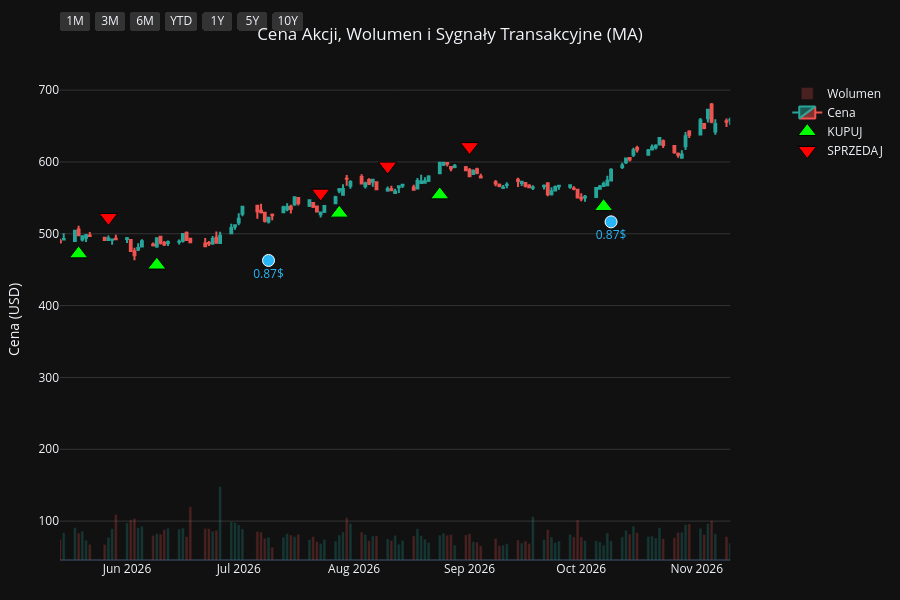
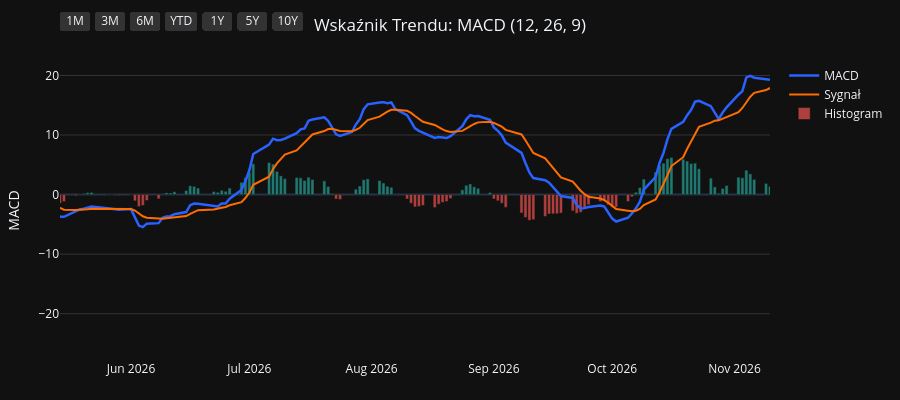
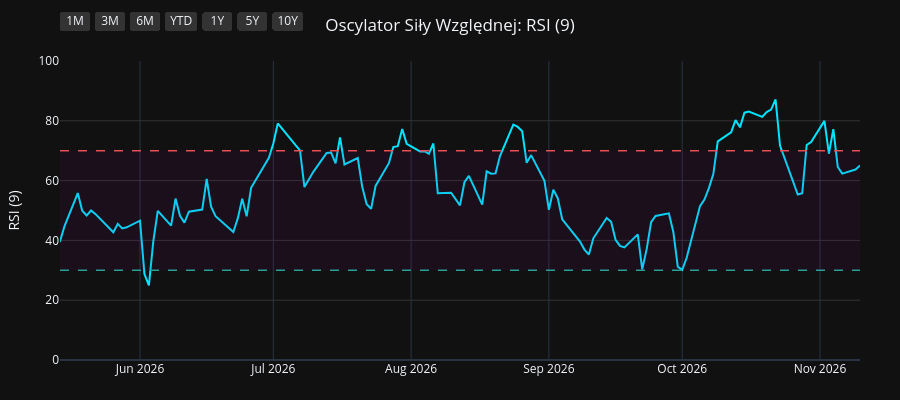
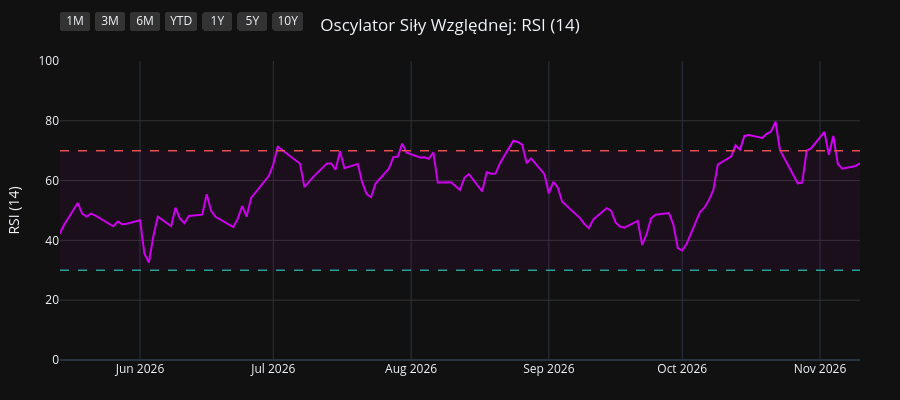

These figures' notebook cell, in order:
### Code cell
import os
import yfinance as yf
import pandas as pd
import pandas_ta as ta
import plotly.graph_objects as go
from plotly.subplots import make_subplots

# 1. Pobranie i przygotowanie danych
symbol = os.environ.get("STOCK_TICKER", "").strip().upper()
if not symbol:
    raise RuntimeError("Set STOCK_TICKER before running price_extractor.ipynb")
df = yf.Ticker(symbol).history(period="10y")
df.index = df.index.tz_localize(None)

# Wskaźniki i sygnały
df.ta.macd(fast=12, slow=26, signal=9, append=True)
df.ta.rsi(length=9, append=True)
df.ta.rsi(length=14, append=True)
df.ta.rsi(length=21, append=True)
df.dropna(inplace=True)

macd = df['MACD_12_26_9']
signal = df['MACDs_12_26_9']
wczorajszy_macd = macd.shift(1)
wczorajszy_signal = signal.shift(1)

df['Decyzja'] = 'BRAK'
df.loc[(macd > signal) & (wczorajszy_macd <= wczorajszy_signal), 'Decyzja'] = 'KUPUJ'
df.loc[(macd < signal) & (wczorajszy_macd >= wczorajszy_signal), 'Decyzja'] = 'SPRZEDAJ'

df_kupuj = df[df['Decyzja'] == 'KUPUJ']
df_sprzedaj = df[df['Decyzja'] == 'SPRZEDAJ']
df_dywidendy = df[df['Dividends'] > 0]
df_splity = df[df['Stock Splits'] > 0]

# Wspólna konfiguracja osi X
konfiguracja_osi_x = dict(
    type="date",
    showspikes=True, spikemode="across", spikesnap="cursor", spikedash="dot", spikecolor="#ffffff", spikethickness=1, hoverformat="%Y-%m-%d",
    rangeselector=dict(
        buttons=list([
            dict(count=1, label="1M", step="month", stepmode="backward"),
            dict(count=3, label="3M", step="month", stepmode="backward"),
            dict(count=6, label="6M", step="month", stepmode="backward"),
            dict(count=1, label="YTD", step="year", stepmode="todate"),
            dict(count=1, label="1Y", step="year", stepmode="backward"),
            dict(count=5, label="5Y", step="year", stepmode="backward"),
            dict(step="all", label="10Y")
        ]),
        bgcolor="#333333", activecolor="#2962ff", x=0, y=1.1
    )
)

# ==========================================
# WYKRES 1: CENA + WOLUMEN + SYGNAŁY
# ==========================================
fig1 = make_subplots(specs=[[{"secondary_y": True}]])

kolory_wolumenu = ['#26a69a' if row['Close'] >= row['Open'] else '#ef5350' for index, row in df.iterrows()]
fig1.add_trace(go.Bar(x=df.index, y=df['Volume'], marker_color=kolory_wolumenu, opacity=0.25, name='Wolumen'), secondary_y=True)
fig1.add_trace(go.Candlestick(x=df.index, open=df['Open'], high=df['High'], low=df['Low'], close=df['Close'], name='Cena', increasing_line_color='#26a69a', decreasing_line_color='#ef5350'), secondary_y=False)
fig1.add_trace(go.Scatter(x=df_kupuj.index, y=df_kupuj['Low'] * 0.95, customdata=df_kupuj[['Low', 'High']], mode='markers', marker=dict(symbol='triangle-up', size=16, color='#00ff00', line=dict(width=1, color='black')), name='KUPUJ', hovertemplate='KUPUJ<br>Najniższa: %{customdata[0]:.2f}<br>Najwyższa: %{customdata[1]:.2f}<extra></extra>'), secondary_y=False)
fig1.add_trace(go.Scatter(x=df_sprzedaj.index, y=df_sprzedaj['High'] * 1.05, customdata=df_sprzedaj[['Low', 'High']], mode='markers', marker=dict(symbol='triangle-down', size=16, color='#ff0000', line=dict(width=1, color='black')), name='SPRZEDAJ', hovertemplate='SPRZEDAJ<br>Najniższa: %{customdata[0]:.2f}<br>Najwyższa: %{customdata[1]:.2f}<extra></extra>'), secondary_y=False)

if not df_dywidendy.empty:
    fig1.add_trace(go.Scatter(x=df_dywidendy.index, y=df_dywidendy['Low'] * 0.90, mode='markers+text', marker=dict(symbol='circle', size=12, color='#29b6f6', line=dict(width=1, color='white')), text=df_dywidendy['Dividends'].apply(lambda x: f"{x}$"), textposition="bottom center", name='Dywidenda', showlegend=False, hovertemplate='Dywidenda: %{text}<extra></extra>', textfont=dict(color="#29b6f6")), secondary_y=False)
if not df_splity.empty:
                    fig1.add_trace(go.Scatter(x=df_splity.index, y=df_splity['High'], mode='markers+text', marker=dict(symbol='star', size=16, color='#ffee58', line=dict(width=1, color='black')), text=df_splity['Stock Splits'].apply(lambda x: f"{x:g}:1" if x >= 1 else f"1:{1 / x:g}"), textposition="top center", name='Split', hovertemplate='%{text}<extra></extra>', textfont=dict(color="#ffee58")), secondary_y=False)

fig1.update_layout(title=dict(text=f"Cena Akcji, Wolumen i Sygnały Transakcyjne ({symbol})", x=0.5, xanchor='center'), dragmode='pan', xaxis_rangeslider_visible=False, template='plotly_dark', height=600, hovermode='x unified', margin=dict(l=60, r=40, t=60, b=40))
fig1.update_xaxes(**konfiguracja_osi_x)
fig1.update_xaxes(range=[df.index.max() - pd.Timedelta(days=180), df.index.max()])
fig1.update_yaxes(title_text="Cena (USD)", secondary_y=False, gridcolor='#333333')
fig1.update_yaxes(range=[0, df['Volume'].max() * 4], showgrid=False, showticklabels=False, secondary_y=True)
fig1.show(config={'scrollZoom': True})

# ==========================================
# WYKRES 2: WSKAŹNIK MACD
# ==========================================
fig2 = go.Figure()
fig2.add_trace(go.Scatter(x=df.index, y=df['MACD_12_26_9'], line=dict(color='#2962ff', width=2.5), name='MACD'))
fig2.add_trace(go.Scatter(x=df.index, y=df['MACDs_12_26_9'], line=dict(color='#ff6d00', width=2), name='Sygnał'))
kolory_macd = ['#26a69a' if val >= 0 else '#ef5350' for val in df['MACDh_12_26_9']]
fig2.add_trace(go.Bar(x=df.index, y=df['MACDh_12_26_9'], marker_color=kolory_macd, name='Histogram', opacity=0.7))
fig2.update_layout(title=dict(text="Wskaźnik Trendu: MACD (12, 26, 9)", x=0.5, xanchor='center'), dragmode='pan', xaxis_rangeslider_visible=False, template='plotly_dark', height=400, hovermode='x unified', margin=dict(l=60, r=40, t=60, b=40))
fig2.update_xaxes(**konfiguracja_osi_x)
fig2.update_xaxes(range=[df.index.max() - pd.Timedelta(days=180), df.index.max()])
fig2.update_yaxes(title_text="MACD", gridcolor='#333333')
fig2.show(config={'scrollZoom': True})

# ==========================================
# WYKRES 3: OSCYLATOR RSI (9)
# ==========================================
fig3 = go.Figure()
fig3.add_trace(go.Scatter(x=df.index, y=df['RSI_9'], line=dict(color='#00e5ff', width=2), name='RSI (9)'))
fig3.add_hline(y=70, line_dash="dash", line_color="#ef5350", line_width=1.5)
fig3.add_hline(y=30, line_dash="dash", line_color="#26a69a", line_width=1.5)
fig3.add_hrect(y0=30, y1=70, line_width=0, fillcolor="purple", opacity=0.1)
fig3.update_layout(title=dict(text="Oscylator Siły Względnej: RSI (9)", x=0.5, xanchor='center'), dragmode='pan', xaxis_rangeslider_visible=False, template='plotly_dark', height=400, hovermode='x unified', margin=dict(l=60, r=40, t=60, b=40))
fig3.update_xaxes(**konfiguracja_osi_x)
fig3.update_xaxes(range=[df.index.max() - pd.Timedelta(days=180), df.index.max()])
fig3.update_yaxes(title_text="RSI (9)", range=[0, 100], gridcolor='#333333')
fig3.show(config={'scrollZoom': True})

# ==========================================
# WYKRES 4: OSCYLATOR RSI (14)
# ==========================================
fig4 = go.Figure()
fig4.add_trace(go.Scatter(x=df.index, y=df['RSI_14'], line=dict(color='#d500f9', width=2), name='RSI (14)'))
fig4.add_hline(y=70, line_dash="dash", line_color="#ef5350", line_width=1.5)
fig4.add_hline(y=30, line_dash="dash", line_color="#26a69a", line_width=1.5)
fig4.add_hrect(y0=30, y1=70, line_width=0, fillcolor="purple", opacity=0.1)
fig4.update_layout(title=dict(text="Oscylator Siły Względnej: RSI (14)", x=0.5, xanchor='center'), dragmode='pan', xaxis_rangeslider_visible=False, template='plotly_dark', height=400, hovermode='x unified', margin=dict(l=60, r=40, t=60, b=40))
fig4.update_xaxes(**konfiguracja_osi_x)
fig4.update_xaxes(range=[df.index.max() - pd.Timedelta(days=180), df.index.max()])
fig4.update_yaxes(title_text="RSI (14)", range=[0, 100], gridcolor='#333333')
fig4.show(config={'scrollZoom': True})

# ==========================================
# WYKRES 5: OSCYLATOR RSI (21)
# ==========================================
fig5 = go.Figure()
fig5.add_trace(go.Scatter(x=df.index, y=df['RSI_21'], line=dict(color='#64dd17', width=2), name='RSI (21)'))
fig5.add_hline(y=70, line_dash="dash", line_color="#ef5350", line_width=1.5)
fig5.add_hline(y=30, line_dash="dash", line_color="#26a69a", line_width=1.5)
fig5.add_hrect(y0=30, y1=70, line_width=0, fillcolor="purple", opacity=0.1)
fig5.update_layout(title=dict(text="Oscylator Siły Względnej: RSI (21)", x=0.5, xanchor='center'), dragmode='pan', xaxis_rangeslider_visible=False, template='plotly_dark', height=400, hovermode='x unified', margin=dict(l=60, r=40, t=60, b=40))
fig5.update_xaxes(**konfiguracja_osi_x)
fig5.update_xaxes(range=[df.index.max() - pd.Timedelta(days=180), df.index.max()])
fig5.update_yaxes(title_text="RSI (21)", range=[0, 100], gridcolor='#333333')
fig5.show(config={'scrollZoom': True})

### Figure 1 — Plotly figure (JSON) as saved in the notebook; plotly's stock layout.template omitted (floating-point values rounded to 4 significant figures; data arrays with more than 128 entries replaced by an {"elided": "..."} marker saying what was removed)
{"data": [{"marker": {"color": {"elided": "2479 str values"}}, "name": "Wolumen", "opacity": 0.25, "type": "bar", "x": {"elided": "2479 str values"}, "xaxis": "x", "y": {"elided": "2479 int values"}, "yaxis": "y2"}, {"close": {"elided": "2479 float values"}, "decreasing": {"line": {"color": "#ef5350"}}, "high": {"elided": "2479 float values"}, "increasing": {"line": {"color": "#26a69a"}}, "low": {"elided": "2479 float values"}, "name": "Cena", "open": {"elided": "2479 float values"}, "type": "candlestick", "x": {"elided": "2479 str values"}, "xaxis": "x", "yaxis": "y"}, {"customdata": {"elided": "108x2 float values"}, "hovertemplate": "KUPUJ<br>Najniższa: %{customdata[0]:.2f}<br>Najwyższa: %{customdata[1]:.2f}<extra></extra>", "marker": {"color": "#00ff00", "line": {"color": "black", "width": 1}, "size": 16, "symbol": "triangle-up"}, "mode": "markers", "name": "KUPUJ", "type": "scatter", "x": ["2017-01-03T00:00:00", "2017-02-15T00:00:00", "2017-03-17T00:00:00", "2017-04-20T00:00:00", "2017-05-23T00:00:00", "2017-07-12T00:00:00", "2017-08-02T00:00:00", "2017-08-16T00:00:00", "2017-08-22T00:00:00", "2017-09-07T00:00:00", "2017-10-09T00:00:00", "2017-10-31T00:00:00", "2017-11-06T00:00:00", "2017-11-24T00:00:00", "2017-12-12T00:00:00", "2018-01-03T00:00:00", "2018-02-15T00:00:00", "2018-03-07T00:00:00", "2018-03-16T00:00:00", "2018-04-17T00:00:00", "2018-04-26T00:00:00", "2018-06-05T00:00:00", "2018-07-11T00:00:00", "2018-08-22T00:00:00", "2018-11-05T00:00:00", "2018-11-28T00:00:00", "2019-01-02T00:00:00", "2019-01-04T00:00:00", "2019-03-21T00:00:00", "2019-04-01T00:00:00", "2019-04-22T00:00:00", "2019-05-17T00:00:00", "2019-06-07T00:00:00", "2019-06-20T00:00:00", "2019-07-02T00:00:00", "2019-08-19T00:00:00", "2019-10-10T00:00:00", "2019-10-29T00:00:00", "2019-11-08T00:00:00", "2019-12-13T00:00:00", "2020-01-02T00:00:00", "2020-01-08T00:00:00", "2020-02-12T00:00:00", "2020-03-26T00:00:00", "2020-07-17T00:00:00", "2020-10-01T00:00:00", "2020-11-09T00:00:00", "2020-12-28T00:00:00", "2021-02-04T00:00:00", "2021-04-08T00:00:00", "2021-06-04T00:00:00", "2021-07-02T00:00:00", "2021-07-22T00:00:00", "2021-09-09T00:00:00", "2021-09-22T00:00:00", "2021-10-15T00:00:00", "2021-11-09T00:00:00", "2021-12-07T00:00:00", "2022-01-31T00:00:00", "2022-03-16T00:00:00", "2022-04-18T00:00:00", "2022-04-28T00:00:00", "2022-05-23T00:00:00", "2022-07-06T00:00:00", "2022-08-15T00:00:00", "2022-10-05T00:00:00", "2023-01-06T00:00:00", "2023-03-06T00:00:00", "2023-03-21T00:00:00", "2023-04-27T00:00:00", "2023-05-18T00:00:00", "2023-06-15T00:00:00", "2023-07-24T00:00:00", "2023-08-23T00:00:00", "2023-10-12T00:00:00", "2023-11-03T00:00:00", "2024-01-18T00:00:00", "2024-02-26T00:00:00", "2024-03-20T00:00:00", "2024-05-09T00:00:00", "2024-06-07T00:00:00", "2024-07-05T00:00:00", "2024-07-17T00:00:00", "2024-07-30T00:00:00", "2024-10-14T00:00:00", "2024-11-08T00:00:00", "2024-11-27T00:00:00", "2024-12-26T00:00:00", "2025-01-17T00:00:00", "2025-03-25T00:00:00", "2025-04-17T00:00:00", "2025-07-03T00:00:00", "2025-07-22T00:00:00", "2025-10-06T00:00:00", "2025-10-21T00:00:00", "2025-11-11T00:00:00", "2025-11-26T00:00:00", "2026-01-07T00:00:00", "2026-02-02T00:00:00", "2026-03-03T00:00:00", "2026-03-25T00:00:00", "2026-03-30T00:00:00", "2026-04-29T00:00:00", "2026-05-19T00:00:00", "2026-06-09T00:00:00", "2026-07-28T00:00:00", "2026-08-24T00:00:00", "2026-10-07T00:00:00"], "xaxis": "x", "y": [93.29, 97.67, 101.2, 101.4, 107.0, 112.3, 116.4, 118.8, 119.2, 122.3, 129.0, 131.9, 134.5, 136.5, 136.0, 137.4, 154.9, 158.7, 163.7, 158.1, 157.7, 179.1, 181.5, 183.4, 176.3, 175.4, 168.2, 167.4, 207.5, 215.4, 217.7, 228.4, 236.4, 239.0, 242.6, 250.9, 247.6, 249.2, 248.0, 264.5, 273.3, 274.6, 300.9, 230.9, 274.4, 311.9, 312.8, 309.1, 307.8, 342.9, 334.5, 342.3, 347.2, 322.2, 311.8, 320.6, 313.2, 311.0, 347.4, 310.9, 326.6, 341.0, 313.4, 291.9, 324.9, 275.3, 330.1, 335.6, 325.9, 335.9, 359.0, 344.7, 369.6, 371.2, 370.8, 358.1, 399.5, 441.1, 452.0, 424.5, 418.6, 415.8, 414.3, 415.2, 471.2, 487.6, 494.2, 500.2, 489.7, 509.4, 479.3, 527.9, 523.4, 536.6, 529.3, 517.3, 513.7, 545.2, 511.4, 485.0, 467.5, 460.4, 493.3, 472.1, 456.4, 528.8, 554.2, 537.8], "yaxis": "y"}, {"customdata": {"elided": "107x2 float values"}, "hovertemplate": "SPRZEDAJ<br>Najniższa: %{customdata[0]:.2f}<br>Najwyższa: %{customdata[1]:.2f}<extra></extra>", "marker": {"color": "#ff0000", "line": {"color": "black", "width": 1}, "size": 16, "symbol": "triangle-down"}, "mode": "markers", "name": "SPRZEDAJ", "type": "scatter", "x": ["2017-01-30T00:00:00", "2017-03-09T00:00:00", "2017-03-21T00:00:00", "2017-05-10T00:00:00", "2017-06-12T00:00:00", "2017-07-31T00:00:00", "2017-08-03T00:00:00", "2017-08-17T00:00:00", "2017-08-31T00:00:00", "2017-09-25T00:00:00", "2017-10-19T00:00:00", "2017-11-02T00:00:00", "2017-11-09T00:00:00", "2017-11-29T00:00:00", "2017-12-22T00:00:00", "2018-02-05T00:00:00", "2018-03-01T00:00:00", "2018-03-15T00:00:00", "2018-03-19T00:00:00", "2018-04-25T00:00:00", "2018-05-22T00:00:00", "2018-06-14T00:00:00", "2018-07-27T00:00:00", "2018-10-03T00:00:00", "2018-11-19T00:00:00", "2018-12-17T00:00:00", "2019-01-03T00:00:00", "2019-02-25T00:00:00", "2019-03-22T00:00:00", "2019-04-05T00:00:00", "2019-05-06T00:00:00", "2019-05-24T00:00:00", "2019-06-18T00:00:00", "2019-06-25T00:00:00", "2019-07-19T00:00:00", "2019-09-10T00:00:00", "2019-10-22T00:00:00", "2019-11-07T00:00:00", "2019-12-10T00:00:00", "2019-12-30T00:00:00", "2020-01-03T00:00:00", "2020-01-28T00:00:00", "2020-02-24T00:00:00", "2020-06-11T00:00:00", "2020-09-04T00:00:00", "2020-10-16T00:00:00", "2020-12-10T00:00:00", "2021-01-12T00:00:00", "2021-03-18T00:00:00", "2021-04-30T00:00:00", "2021-06-30T00:00:00", "2021-07-20T00:00:00", "2021-08-02T00:00:00", "2021-09-21T00:00:00", "2021-10-13T00:00:00", "2021-10-27T00:00:00", "2021-11-22T00:00:00", "2022-01-12T00:00:00", "2022-02-10T00:00:00", "2022-04-11T00:00:00", "2022-04-25T00:00:00", "2022-05-05T00:00:00", "2022-06-10T00:00:00", "2022-08-11T00:00:00", "2022-08-18T00:00:00", "2022-12-06T00:00:00", "2023-01-27T00:00:00", "2023-03-09T00:00:00", "2023-04-26T00:00:00", "2023-05-16T00:00:00", "2023-05-22T00:00:00", "2023-07-21T00:00:00", "2023-07-25T00:00:00", "2023-09-15T00:00:00", "2023-10-19T00:00:00", "2023-12-26T00:00:00", "2024-02-20T00:00:00", "2024-03-04T00:00:00", "2024-03-25T00:00:00", "2024-05-28T00:00:00", "2024-06-28T00:00:00", "2024-07-09T00:00:00", "2024-07-24T00:00:00", "2024-09-20T00:00:00", "2024-10-25T00:00:00", "2024-11-19T00:00:00", "2024-12-04T00:00:00", "2024-12-30T00:00:00", "2025-02-19T00:00:00", "2025-04-04T00:00:00", "2025-05-22T00:00:00", "2025-07-14T00:00:00", "2025-09-03T00:00:00", "2025-10-09T00:00:00", "2025-10-30T00:00:00", "2025-11-17T00:00:00", "2026-01-02T00:00:00", "2026-01-09T00:00:00", "2026-02-12T00:00:00", "2026-03-12T00:00:00", "2026-03-27T00:00:00", "2026-04-28T00:00:00", "2026-05-01T00:00:00", "2026-05-27T00:00:00", "2026-07-23T00:00:00", "2026-08-10T00:00:00", "2026-09-01T00:00:00"], "xaxis": "x", "y": [108.7, 110.5, 111.9, 116.1, 121.4, 128.0, 130.1, 132.0, 134.0, 141.6, 145.8, 148.9, 149.5, 154.1, 151.2, 171.8, 177.2, 182.0, 182.2, 174.0, 192.8, 201.5, 212.2, 224.8, 200.0, 194.1, 188.1, 226.5, 237.2, 239.1, 250.6, 255.0, 263.9, 268.0, 281.6, 283.6, 277.8, 277.5, 292.7, 303.7, 305.1, 324.8, 332.7, 310.1, 351.5, 349.9, 340.3, 353.4, 381.3, 391.4, 376.3, 383.3, 396.9, 349.3, 356.2, 357.8, 348.0, 379.7, 387.8, 359.2, 362.8, 375.8, 351.8, 364.2, 368.0, 363.9, 390.7, 373.8, 382.8, 394.5, 398.4, 413.5, 417.0, 430.8, 407.2, 439.1, 470.9, 492.4, 498.2, 466.1, 463.7, 463.7, 451.5, 511.3, 533.9, 542.2, 545.9, 548.3, 592.9, 541.1, 596.4, 582.5, 618.9, 604.5, 587.3, 573.1, 595.6, 607.4, 567.4, 528.3, 522.5, 541.1, 532.7, 522.6, 556.6, 594.2, 621.3], "yaxis": "y"}, {"hovertemplate": "Dywidenda: %{text}<extra></extra>", "marker": {"color": "#29b6f6", "line": {"color": "white", "width": 1}, "size": 12, "symbol": "circle"}, "mode": "markers+text", "name": "Dywidenda", "showlegend": false, "text": ["0.22$", "0.22$", "0.22$", "0.22$", "0.25$", "0.25$", "0.25$", "0.25$", "0.33$", "0.33$", "0.33$", "0.33$", "0.4$", "0.4$", "0.4$", "0.4$", "0.44$", "0.44$", "0.44$", "0.44$", "0.49$", "0.49$", "0.49$", "0.49$", "0.57$", "0.57$", "0.57$", "0.57$", "0.66$", "0.66$", "0.66$", "0.66$", "0.76$", "0.76$", "0.76$", "0.76$", "0.87$", "0.87$", "0.87$", "0.87$"], "textfont": {"color": "#29b6f6"}, "textposition": "bottom center", "type": "scatter", "x": ["2017-01-05T00:00:00", "2017-04-05T00:00:00", "2017-07-05T00:00:00", "2017-10-05T00:00:00", "2018-01-08T00:00:00", "2018-04-06T00:00:00", "2018-07-06T00:00:00", "2018-10-05T00:00:00", "2019-01-08T00:00:00", "2019-04-08T00:00:00", "2019-07-08T00:00:00", "2019-10-08T00:00:00", "2020-01-08T00:00:00", "2020-04-08T00:00:00", "2020-07-08T00:00:00", "2020-10-08T00:00:00", "2021-01-07T00:00:00", "2021-04-08T00:00:00", "2021-07-08T00:00:00", "2021-10-07T00:00:00", "2022-01-06T00:00:00", "2022-04-07T00:00:00", "2022-07-07T00:00:00", "2022-10-06T00:00:00", "2023-01-06T00:00:00", "2023-04-05T00:00:00", "2023-07-06T00:00:00", "2023-10-05T00:00:00", "2024-01-08T00:00:00", "2024-04-08T00:00:00", "2024-07-09T00:00:00", "2024-10-09T00:00:00", "2025-01-10T00:00:00", "2025-04-09T00:00:00", "2025-07-09T00:00:00", "2025-10-09T00:00:00", "2026-01-09T00:00:00", "2026-04-09T00:00:00", "2026-07-09T00:00:00", "2026-10-09T00:00:00"], "xaxis": "x", "y": [90.56, 95.37, 103.4, 121.8, 135.4, 144.9, 169.6, 182.2, 162.4, 201.1, 232.7, 230.5, 260.2, 224.5, 258.2, 299.2, 303.2, 324.8, 319.0, 304.9, 320.6, 302.9, 280.3, 262.6, 312.7, 318.8, 344.0, 344.8, 368.8, 420.5, 393.2, 440.7, 448.2, 419.2, 499.5, 503.0, 515.3, 446.6, 462.9, 516.6], "yaxis": "y"}], "layout": {"dragmode": "pan", "height": 600, "hovermode": "x unified", "margin": {"b": 40, "l": 60, "r": 40, "t": 60}, "title": {"text": "Cena Akcji, Wolumen i Sygnały Transakcyjne (MA)", "x": 0.5, "xanchor": "center"}, "xaxis": {"anchor": "y", "domain": [0.0, 0.94], "hoverformat": "%Y-%m-%d", "range": ["2026-05-14T00:00:00", "2026-11-10T00:00:00"], "rangeselector": {"activecolor": "#2962ff", "bgcolor": "#333333", "buttons": [{"count": 1, "label": "1M", "step": "month", "stepmode": "backward"}, {"count": 3, "label": "3M", "step": "month", "stepmode": "backward"}, {"count": 6, "label": "6M", "step": "month", "stepmode": "backward"}, {"count": 1, "label": "YTD", "step": "year", "stepmode": "todate"}, {"count": 1, "label": "1Y", "step": "year", "stepmode": "backward"}, {"count": 5, "label": "5Y", "step": "year", "stepmode": "backward"}, {"label": "10Y", "step": "all"}], "x": 0, "y": 1.1}, "rangeslider": {"visible": false}, "showspikes": true, "spikecolor": "#ffffff", "spikedash": "dot", "spikemode": "across", "spikesnap": "cursor", "spikethickness": 1, "type": "date"}, "yaxis": {"anchor": "x", "domain": [0.0, 1.0], "gridcolor": "#333333", "title": {"text": "Cena (USD)"}}, "yaxis2": {"anchor": "x", "overlaying": "y", "range": [0, 60126000], "showgrid": false, "showticklabels": false, "side": "right"}}}

### Figure 2 — Plotly figure (JSON) as saved in the notebook; plotly's stock layout.template omitted (floating-point values rounded to 4 significant figures; data arrays with more than 128 entries replaced by an {"elided": "..."} marker saying what was removed)
{"data": [{"line": {"color": "#2962ff", "width": 2.5}, "name": "MACD", "type": "scatter", "x": {"elided": "2479 str values"}, "y": {"elided": "2479 float values"}}, {"line": {"color": "#ff6d00", "width": 2}, "name": "Sygnał", "type": "scatter", "x": {"elided": "2479 str values"}, "y": {"elided": "2479 float values"}}, {"marker": {"color": {"elided": "2479 str values"}}, "name": "Histogram", "opacity": 0.7, "type": "bar", "x": {"elided": "2479 str values"}, "y": {"elided": "2479 float values"}}], "layout": {"dragmode": "pan", "height": 400, "hovermode": "x unified", "margin": {"b": 40, "l": 60, "r": 40, "t": 60}, "title": {"text": "Wskaźnik Trendu: MACD (12, 26, 9)", "x": 0.5, "xanchor": "center"}, "xaxis": {"hoverformat": "%Y-%m-%d", "range": ["2026-05-14T00:00:00", "2026-11-10T00:00:00"], "rangeselector": {"activecolor": "#2962ff", "bgcolor": "#333333", "buttons": [{"count": 1, "label": "1M", "step": "month", "stepmode": "backward"}, {"count": 3, "label": "3M", "step": "month", "stepmode": "backward"}, {"count": 6, "label": "6M", "step": "month", "stepmode": "backward"}, {"count": 1, "label": "YTD", "step": "year", "stepmode": "todate"}, {"count": 1, "label": "1Y", "step": "year", "stepmode": "backward"}, {"count": 5, "label": "5Y", "step": "year", "stepmode": "backward"}, {"label": "10Y", "step": "all"}], "x": 0, "y": 1.1}, "rangeslider": {"visible": false}, "showspikes": true, "spikecolor": "#ffffff", "spikedash": "dot", "spikemode": "across", "spikesnap": "cursor", "spikethickness": 1, "type": "date"}, "yaxis": {"gridcolor": "#333333", "title": {"text": "MACD"}}}}

### Figure 3 — Plotly figure (JSON) as saved in the notebook; plotly's stock layout.template omitted (floating-point values rounded to 4 significant figures; data arrays with more than 128 entries replaced by an {"elided": "..."} marker saying what was removed)
{"data": [{"line": {"color": "#00e5ff", "width": 2}, "name": "RSI (9)", "type": "scatter", "x": {"elided": "2479 str values"}, "y": {"elided": "2479 float values"}}], "layout": {"dragmode": "pan", "height": 400, "hovermode": "x unified", "margin": {"b": 40, "l": 60, "r": 40, "t": 60}, "shapes": [{"line": {"color": "#ef5350", "dash": "dash", "width": 1.5}, "type": "line", "x0": 0, "x1": 1, "xref": "x domain", "y0": 70, "y1": 70, "yref": "y"}, {"line": {"color": "#26a69a", "dash": "dash", "width": 1.5}, "type": "line", "x0": 0, "x1": 1, "xref": "x domain", "y0": 30, "y1": 30, "yref": "y"}, {"fillcolor": "purple", "line": {"width": 0}, "opacity": 0.1, "type": "rect", "x0": 0, "x1": 1, "xref": "x domain", "y0": 30, "y1": 70, "yref": "y"}], "title": {"text": "Oscylator Siły Względnej: RSI (9)", "x": 0.5, "xanchor": "center"}, "xaxis": {"hoverformat": "%Y-%m-%d", "range": ["2026-05-14T00:00:00", "2026-11-10T00:00:00"], "rangeselector": {"activecolor": "#2962ff", "bgcolor": "#333333", "buttons": [{"count": 1, "label": "1M", "step": "month", "stepmode": "backward"}, {"count": 3, "label": "3M", "step": "month", "stepmode": "backward"}, {"count": 6, "label": "6M", "step": "month", "stepmode": "backward"}, {"count": 1, "label": "YTD", "step": "year", "stepmode": "todate"}, {"count": 1, "label": "1Y", "step": "year", "stepmode": "backward"}, {"count": 5, "label": "5Y", "step": "year", "stepmode": "backward"}, {"label": "10Y", "step": "all"}], "x": 0, "y": 1.1}, "rangeslider": {"visible": false}, "showspikes": true, "spikecolor": "#ffffff", "spikedash": "dot", "spikemode": "across", "spikesnap": "cursor", "spikethickness": 1, "type": "date"}, "yaxis": {"gridcolor": "#333333", "range": [0, 100], "title": {"text": "RSI (9)"}}}}

### Figure 4 — Plotly figure (JSON) as saved in the notebook; plotly's stock layout.template omitted (floating-point values rounded to 4 significant figures; data arrays with more than 128 entries replaced by an {"elided": "..."} marker saying what was removed)
{"data": [{"line": {"color": "#d500f9", "width": 2}, "name": "RSI (14)", "type": "scatter", "x": {"elided": "2479 str values"}, "y": {"elided": "2479 float values"}}], "layout": {"dragmode": "pan", "height": 400, "hovermode": "x unified", "margin": {"b": 40, "l": 60, "r": 40, "t": 60}, "shapes": [{"line": {"color": "#ef5350", "dash": "dash", "width": 1.5}, "type": "line", "x0": 0, "x1": 1, "xref": "x domain", "y0": 70, "y1": 70, "yref": "y"}, {"line": {"color": "#26a69a", "dash": "dash", "width": 1.5}, "type": "line", "x0": 0, "x1": 1, "xref": "x domain", "y0": 30, "y1": 30, "yref": "y"}, {"fillcolor": "purple", "line": {"width": 0}, "opacity": 0.1, "type": "rect", "x0": 0, "x1": 1, "xref": "x domain", "y0": 30, "y1": 70, "yref": "y"}], "title": {"text": "Oscylator Siły Względnej: RSI (14)", "x": 0.5, "xanchor": "center"}, "xaxis": {"hoverformat": "%Y-%m-%d", "range": ["2026-05-14T00:00:00", "2026-11-10T00:00:00"], "rangeselector": {"activecolor": "#2962ff", "bgcolor": "#333333", "buttons": [{"count": 1, "label": "1M", "step": "month", "stepmode": "backward"}, {"count": 3, "label": "3M", "step": "month", "stepmode": "backward"}, {"count": 6, "label": "6M", "step": "month", "stepmode": "backward"}, {"count": 1, "label": "YTD", "step": "year", "stepmode": "todate"}, {"count": 1, "label": "1Y", "step": "year", "stepmode": "backward"}, {"count": 5, "label": "5Y", "step": "year", "stepmode": "backward"}, {"label": "10Y", "step": "all"}], "x": 0, "y": 1.1}, "rangeslider": {"visible": false}, "showspikes": true, "spikecolor": "#ffffff", "spikedash": "dot", "spikemode": "across", "spikesnap": "cursor", "spikethickness": 1, "type": "date"}, "yaxis": {"gridcolor": "#333333", "range": [0, 100], "title": {"text": "RSI (14)"}}}}
